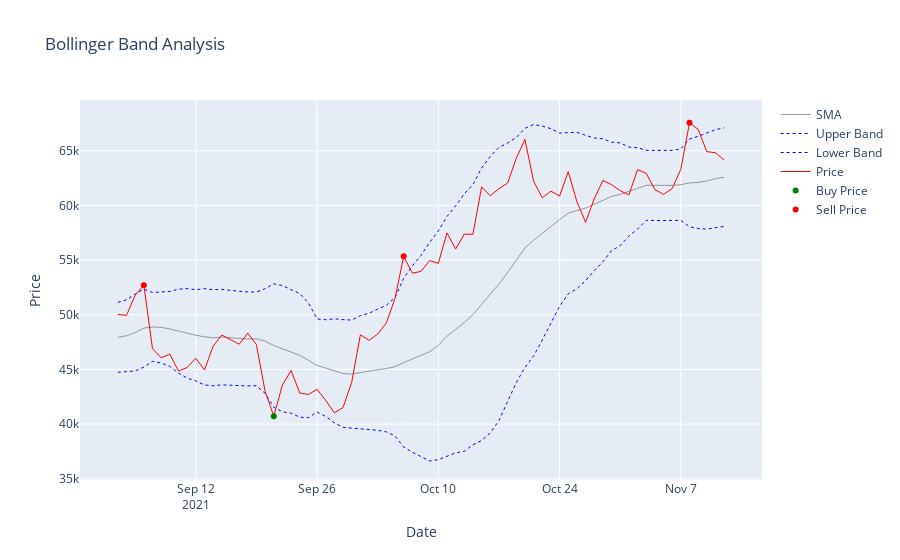

The cell this chart's notebook holds for it:
### Code cell
fig = go.Figure()

fig.add_trace(go.Scatter(x=df.index, y= df['sma'], line=dict (color='grey', width=.8), name = 'SMA'))
fig.add_trace(go.Scatter(x=df.index, y= df['upper_band'], line=dict (color='blue', width=1, dash='dot'), name = 'Upper Band'))
fig.add_trace(go.Scatter(x=df.index, y= df['lower_band'], line=dict (color='blue', width=1, dash='dot'), name = 'Lower Band'))
fig.add_trace(go.Scatter(x=df.index, y= df['close'], line=dict (color='red', width=1), name = 'Price'))


fig.add_trace(go.Scatter(x=df.index, y=df['buy_price'],mode='markers',marker=dict(color='Green'),name='Buy Price'))

fig.add_trace(go.Scatter(x=df.index, y=df['sell_price'], mode='markers',marker=dict(color='Red'), name='Sell Price'))


# fig.add_trace(go.Candlestick(x=df.index, open= df['open'],high=df['high'], low= df['low'], close=df['close'], name = 'Price'))


fig.update_layout(title='Bollinger Band Analysis',xaxis_title='Date',yaxis_title='Price')





fig.show()
